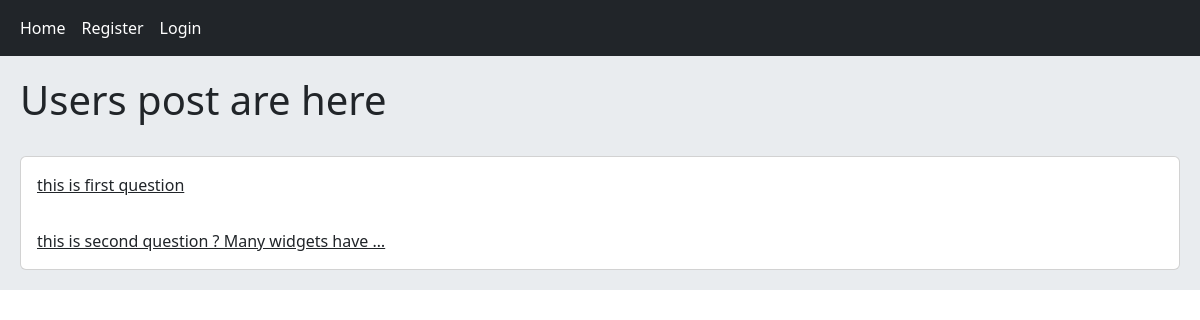
/, run on an earlier commit of the app's database.
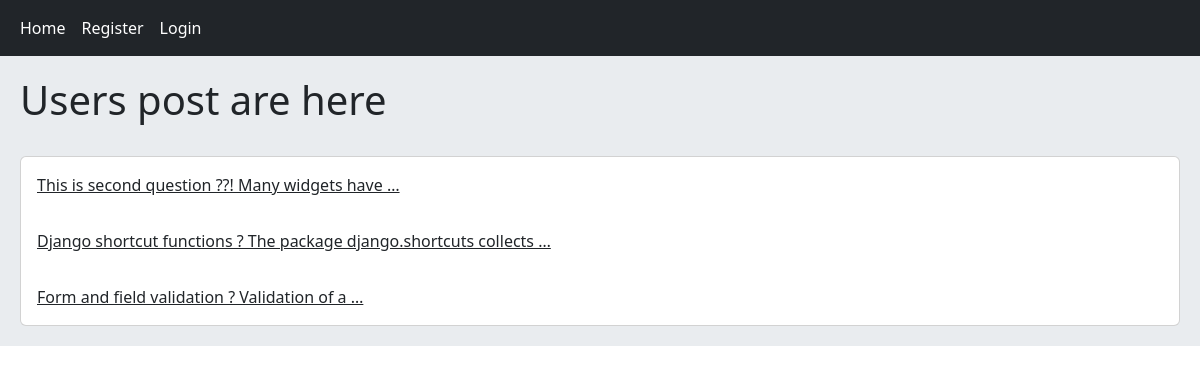
And on a later commit of the database.
### home/models.py (models this page shows, shortened)
class Post(models.Model):
    user = models.ForeignKey(User, on_delete=models.CASCADE, related_name='posts')
    body = models.TextField()
    slug = models.SlugField()
    created = models.DateTimeField(auto_now_add=True)
    updated = models.DateTimeField(auto_now=True)
    class Meta:
        ordering = ('created', 'slug' )
    def get_absolute_url(self):
        return reverse(('home:post_detail'), args=(self.pk,self.slug))

### home/views.py (the view)
# urls.py: path('', views.HomeView.as_view(), name='home'),
class HomeView(View):
    def get(self, request):
        posts = Post.objects.all()
        return render(request, 'home/index.html', {'posts':posts})

### home/templates/home/index.html
{% extends 'base.html' %}
{% block content %}
    <h1>Users post are here</h1><br>
    <div class="card">
        {% for post in posts %}
            <a href="{{ post.get_absolute_url }}" class="card-body">{{ post.body|truncatewords:8 }}</a>
        {% endfor %}
    </div>
{% endblock %}

### templates/base.html (shortened to what this page needs)
<!DOCTYPE html>
<html lang="en">
<head>
    <link href="https://cdn.jsdelivr.net/npm/bootstrap@5.3.3/dist/css/bootstrap.min.css" rel="stylesheet">
</head>
<body>
    {% include 'includes/navbar.html' %}
    <div class="jumbotron">
        {% block content %} {% endblock %}
    </div>
</body>
</html>

### templates/includes/navbar.html
<nav class="navbar navbar-expand-lg navbar-dark bg-dark">
  <div class="container-fluid">
    <div class="navbar-nav">
        <a class="nav-link active" href="{% url 'home:home' %}">Home</a>
        {% if request.user.is_authenticated %}
            <a class="nav-link active" href="{% url 'accounts:user_profile' request.user.id %}">Profile</a>
            <a class="nav-link active" href="{% url 'accounts:user_logout' %}">Logout</a>
        {% else %}
            <a class="nav-link active" href="{% url 'accounts:user_register' %}">Register</a>
            <a class="nav-link active" href="{% url 'accounts:user_login' %}">Login</a>
        {% endif %}
    </div>
  </div>
</nav>

What changed in the data, as far as the page shows it:
removed Post: body "this is first question"
changed Post: body "this is second question ? Many widgets have …" → "This is second question ??! Many widgets have …"
added Post: body "Django shortcut functions ? The package django.shortcuts collects …"
added Post: body "Form and field validation ? Validation of a …"
